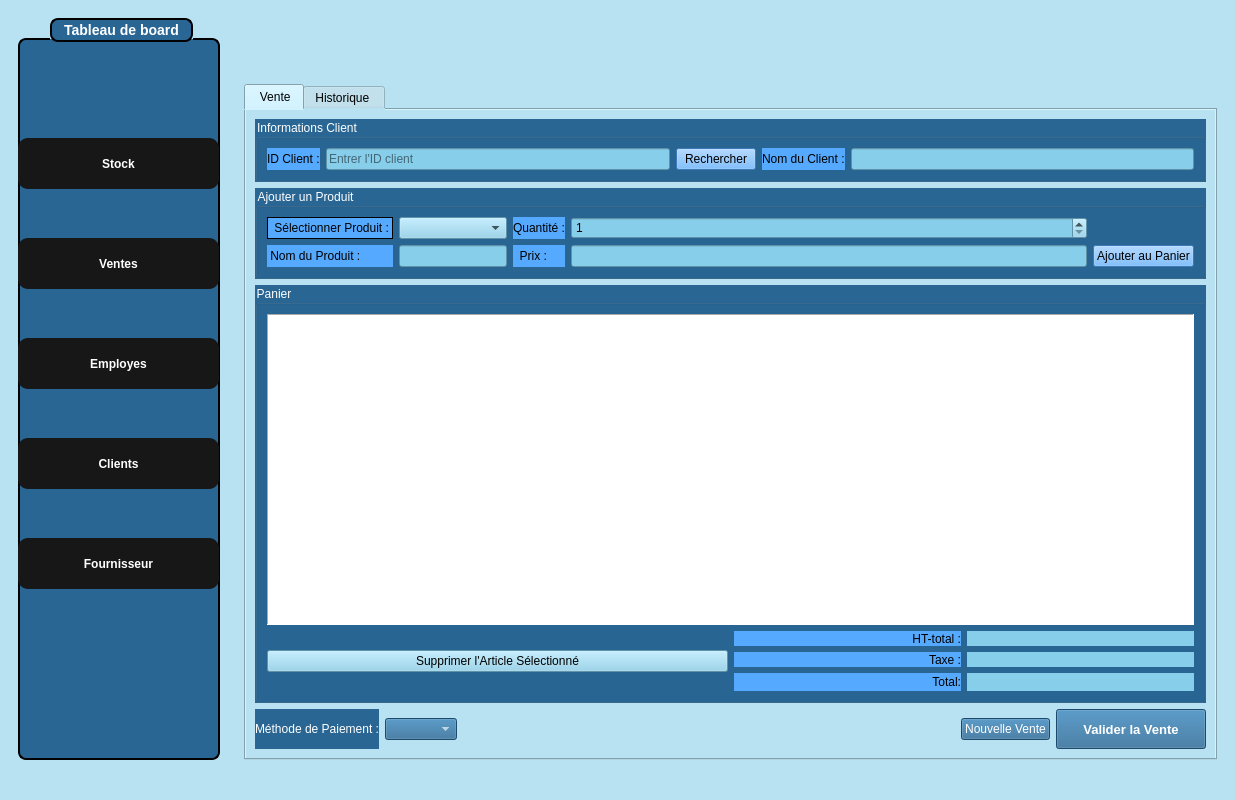
<?xml version="1.0" encoding="UTF-8"?>
<ui version="4.0">
 <class>SalesWindow</class>
 <widget class="QMainWindow" name="SalesWindow">
  <property name="geometry">
   <rect>
    <x>0</x>
    <y>0</y>
    <width>1235</width>
    <height>800</height>
   </rect>
  </property>
  <property name="windowTitle">
   <string>Sales Management - Smart Optical Store</string>
  </property>
  <property name="styleSheet">
   <string notr="true">background-color:#b8e2f2; color: black;</string>
  </property>
  <widget class="QWidget" name="centralwidget">
   <layout class="QHBoxLayout" name="horizontalLayout">
    <item>
     <widget class="QWidget" name="sidebarWidget" native="true">
      <property name="minimumSize">
       <size>
        <width>220</width>
        <height>0</height>
       </size>
      </property>
      <property name="maximumSize">
       <size>
        <width>220</width>
        <height>16777215</height>
       </size>
      </property>
      <layout class="QVBoxLayout" name="verticalLayout">
       <item>
        <widget class="QGroupBox" name="groupBox">
         <property name="styleSheet">
          <string notr="true">QGroupBox {
    background-color: rgb(41, 102, 148);   /* blue background */
    border: 2px solid black;               /* black border, 2px wide */
    border-radius: 8px;                    /* rounded corners */
    margin-top: 20px;                      /* space for the title */
    color: white;                          /* title text color */
    font-weight: bold;
    font-size: 14px;
}

QGroupBox::title {
 border: 2px solid black;               /* black border, 2px wide */
    border-radius: 8px;     
background-color: rgb(41, 102, 148);
    subcontrol-origin: margin;
    subcontrol-position: top center;       /* title centered */
    padding: 2px 10px;
}</string>
         </property>
         <property name="title">
          <string>Tableau de board</string>
         </property>
         <widget class="QPushButton" name="pushButton_4">
          <property name="geometry">
           <rect>
            <x>0</x>
            <y>420</y>
            <width>201</width>
            <height>51</height>
           </rect>
          </property>
          <property name="styleSheet">
           <string notr="true">#pushButton_4 {
    font-family: Arial, Helvetica, sans-serif;
    font-weight: bold;
    color: white;
    background-color: #171717;
    padding: 10px 20px;
    border: none;
    border-radius: 10px;
}

#pushButton_4:hover {
    background-color: #0c66ed; /* hover effect */
}

#pushButton_4:pressed {
    background-color: #094bb0; /* pressed effect */
}</string>
          </property>
          <property name="text">
           <string>Clients</string>
          </property>
         </widget>
         <widget class="QPushButton" name="pushButton">
          <property name="geometry">
           <rect>
            <x>0</x>
            <y>120</y>
            <width>201</width>
            <height>51</height>
           </rect>
          </property>
          <property name="styleSheet">
           <string notr="true">#pushButton{
    font-family: Arial, Helvetica, sans-serif;
    font-weight: bold;
    color: white;
    background-color: #171717;
    padding: 10px 20px;
    border: none;
    border-radius: 10px;
}

#pushButton:hover {
    background-color: #0c66ed; /* hover effect */
}

#pushButton:pressed {
    background-color: #094bb0; /* pressed effect */
}</string>
          </property>
          <property name="text">
           <string>Stock</string>
          </property>
         </widget>
         <widget class="QPushButton" name="pushButton_3">
          <property name="geometry">
           <rect>
            <x>0</x>
            <y>320</y>
            <width>201</width>
            <height>51</height>
           </rect>
          </property>
          <property name="styleSheet">
           <string notr="true">#pushButton_3 {
    font-family: Arial, Helvetica, sans-serif;
    font-weight: bold;
    color: white;
    background-color: #171717;
    padding: 10px 20px;
    border: none;
    border-radius: 10px;
}

#pushButton_3:hover {
    background-color: #0c66ed; /* hover effect */
}

#pushButton_3:pressed {
    background-color: #094bb0; /* pressed effect */
}</string>
          </property>
          <property name="text">
           <string>Employes</string>
          </property>
         </widget>
         <widget class="QPushButton" name="pushButton_2">
          <property name="geometry">
           <rect>
            <x>0</x>
            <y>220</y>
            <width>201</width>
            <height>51</height>
           </rect>
          </property>
          <property name="styleSheet">
           <string notr="true">#pushButton_2 {
    font-family: Arial, Helvetica, sans-serif;
    font-weight: bold;
    color: white;
    background-color: #171717;
    padding: 10px 20px;
    border: none;
    border-radius: 10px;
}

#pushButton_2:hover {
    background-color: #0c66ed; /* hover effect */
}

#pushButton_2:pressed {
    background-color: #094bb0; /* pressed effect */
}</string>
          </property>
          <property name="text">
           <string>Ventes</string>
          </property>
         </widget>
         <widget class="QPushButton" name="pushButton_5">
          <property name="geometry">
           <rect>
            <x>0</x>
            <y>520</y>
            <width>201</width>
            <height>51</height>
           </rect>
          </property>
          <property name="styleSheet">
           <string notr="true">#pushButton_5 {
    font-family: Arial, Helvetica, sans-serif;
    font-weight: bold;
    color: white;
    background-color: #171717;
    padding: 10px 20px;
    border: none;
    border-radius: 10px;
}

#pushButton_5:hover {
    background-color: #0c66ed; /* hover effect */
}

#pushButton_5:pressed {
    background-color: #094bb0; /* pressed effect */
}</string>
          </property>
          <property name="text">
           <string>Fournisseur</string>
          </property>
         </widget>
        </widget>
       </item>
      </layout>
     </widget>
    </item>
    <item>
     <widget class="QWidget" name="contentWidget" native="true">
      <layout class="QVBoxLayout" name="verticalLayout_2">
       <item>
        <layout class="QHBoxLayout" name="headerLayout">
         <item>
          <spacer name="headerSpacer">
           <property name="orientation">
            <enum>Qt::Orientation::Horizontal</enum>
           </property>
           <property name="sizeHint" stdset="0">
            <size>
             <width>40</width>
             <height>20</height>
            </size>
           </property>
          </spacer>
         </item>
         <item>
          <widget class="QLabel" name="topRightLogoLabel">
           <property name="minimumSize">
            <size>
             <width>60</width>
             <height>60</height>
            </size>
           </property>
           <property name="maximumSize">
            <size>
             <width>60</width>
             <height>60</height>
            </size>
           </property>
           <property name="text">
            <string/>
           </property>
           <property name="pixmap">
            <pixmap resource="resources.qrc">:/images/logof.jpg</pixmap>
           </property>
           <property name="scaledContents">
            <bool>true</bool>
           </property>
           <property name="alignment">
            <set>Qt::AlignmentFlag::AlignCenter</set>
           </property>
          </widget>
         </item>
        </layout>
       </item>
       <item>
        <widget class="QTabWidget" name="tabWidget">
         <property name="currentIndex">
          <number>0</number>
         </property>
         <widget class="QWidget" name="newSaleTab">
          <attribute name="title">
           <string> Vente</string>
          </attribute>
          <layout class="QVBoxLayout" name="verticalLayout_3">
           <item>
            <widget class="QGroupBox" name="customerGroupBox">
             <property name="styleSheet">
              <string notr="true">background-color: rgb(41, 102, 148);
color: white;
</string>
             </property>
             <property name="title">
              <string>Informations Client</string>
             </property>
             <layout class="QHBoxLayout" name="horizontalLayout_2">
              <item>
               <widget class="QLabel" name="customerIdLabel">
                <property name="styleSheet">
                 <string notr="true">background-color: #55aaff;
color:black;</string>
                </property>
                <property name="text">
                 <string>ID Client :</string>
                </property>
               </widget>
              </item>
              <item>
               <widget class="QLineEdit" name="customerIdLineEdit">
                <property name="styleSheet">
                 <string notr="true">background-color: #87CEEB; color: black;</string>
                </property>
                <property name="text">
                 <string/>
                </property>
                <property name="placeholderText">
                 <string>Entrer l'ID client</string>
                </property>
               </widget>
              </item>
              <item>
               <widget class="QPushButton" name="customerSearchButton">
                <property name="styleSheet">
                 <string notr="true">background-color: #55aaff;
color:black;</string>
                </property>
                <property name="text">
                 <string>Rechercher</string>
                </property>
               </widget>
              </item>
              <item>
               <widget class="QLabel" name="customerNameLabel">
                <property name="styleSheet">
                 <string notr="true">background-color: #55aaff;
color:black;</string>
                </property>
                <property name="text">
                 <string>Nom du Client :</string>
                </property>
               </widget>
              </item>
              <item>
               <widget class="QLineEdit" name="customerNameLineEdit">
                <property name="enabled">
                 <bool>true</bool>
                </property>
                <property name="styleSheet">
                 <string notr="true">background-color: #87CEEB; color: black;</string>
                </property>
                <property name="readOnly">
                 <bool>false</bool>
                </property>
               </widget>
              </item>
             </layout>
            </widget>
           </item>
           <item>
            <widget class="QGroupBox" name="productGroupBox">
             <property name="styleSheet">
              <string notr="true">background-color: rgb(41, 102, 148);
color: white;</string>
             </property>
             <property name="title">
              <string>Ajouter un Produit</string>
             </property>
             <layout class="QGridLayout" name="gridLayout">
              <item row="0" column="0">
               <widget class="QLabel" name="productIdLabel">
                <property name="styleSheet">
                 <string notr="true">background-color: #55aaff;
color:black;</string>
                </property>
                <property name="frameShape">
                 <enum>QFrame::Shape::Box</enum>
                </property>
                <property name="text">
                 <string> Sélectionner Produit :</string>
                </property>
               </widget>
              </item>
              <item row="0" column="1" colspan="2">
               <widget class="QComboBox" name="productComboBox">
                <property name="styleSheet">
                 <string notr="true">background-color: #87CEEB; color: black;</string>
                </property>
                <property name="editable">
                 <bool>false</bool>
                </property>
               </widget>
              </item>
              <item row="0" column="3">
               <widget class="QLabel" name="quantityLabel">
                <property name="styleSheet">
                 <string notr="true">background-color: #55aaff;
color:black;</string>
                </property>
                <property name="text">
                 <string>Quantité :</string>
                </property>
               </widget>
              </item>
              <item row="0" column="4">
               <widget class="QSpinBox" name="quantitySpinBox">
                <property name="styleSheet">
                 <string notr="true">background-color: #87CEEB; color: black;</string>
                </property>
                <property name="minimum">
                 <number>1</number>
                </property>
                <property name="maximum">
                 <number>999</number>
                </property>
               </widget>
              </item>
              <item row="1" column="0">
               <widget class="QLabel" name="productNameLabel">
                <property name="styleSheet">
                 <string notr="true">background-color: #55aaff;
color:black;</string>
                </property>
                <property name="text">
                 <string> Nom du Produit :</string>
                </property>
               </widget>
              </item>
              <item row="1" column="1" colspan="2">
               <widget class="QLineEdit" name="productNameLineEdit">
                <property name="enabled">
                 <bool>true</bool>
                </property>
                <property name="styleSheet">
                 <string notr="true">background-color: #87CEEB; color: black;</string>
                </property>
                <property name="readOnly">
                 <bool>true</bool>
                </property>
               </widget>
              </item>
              <item row="1" column="3">
               <widget class="QLabel" name="priceLabel">
                <property name="styleSheet">
                 <string notr="true">background-color: #55aaff;
color:black;</string>
                </property>
                <property name="text">
                 <string>  Prix :</string>
                </property>
               </widget>
              </item>
              <item row="1" column="4">
               <widget class="QLineEdit" name="priceLineEdit">
                <property name="enabled">
                 <bool>true</bool>
                </property>
                <property name="styleSheet">
                 <string notr="true">background-color: #87CEEB; color: black;</string>
                </property>
                <property name="readOnly">
                 <bool>true</bool>
                </property>
               </widget>
              </item>
              <item row="1" column="5">
               <widget class="QPushButton" name="addProductButton">
                <property name="styleSheet">
                 <string notr="true">background-color: #55aaff;
color:black;</string>
                </property>
                <property name="text">
                 <string>Ajouter au Panier</string>
                </property>
               </widget>
              </item>
             </layout>
            </widget>
           </item>
           <item>
            <widget class="QGroupBox" name="cartGroupBox">
             <property name="styleSheet">
              <string notr="true">color: white;
background-color: rgb(41, 102, 148);</string>
             </property>
             <property name="title">
              <string>Panier</string>
             </property>
             <layout class="QVBoxLayout" name="verticalLayout_4">
              <item>
               <widget class="QTableView" name="cartTableView">
                <property name="styleSheet">
                 <string notr="true">background-color: rgb(255, 255, 255);
color: black;</string>
                </property>
                <property name="frameShape">
                 <enum>QFrame::Shape::Panel</enum>
                </property>
                <property name="selectionMode">
                 <enum>QAbstractItemView::SelectionMode::SingleSelection</enum>
                </property>
                <property name="selectionBehavior">
                 <enum>QAbstractItemView::SelectionBehavior::SelectRows</enum>
                </property>
               </widget>
              </item>
              <item>
               <layout class="QHBoxLayout" name="horizontalLayout_3">
                <item>
                 <widget class="QPushButton" name="removeProductButton">
                  <property name="styleSheet">
                   <string notr="true">background-color: #87CEEB;
color: black;
</string>
                  </property>
                  <property name="text">
                   <string>Supprimer l'Article Sélectionné</string>
                  </property>
                 </widget>
                </item>
                <item>
                 <layout class="QGridLayout" name="totalsLayout">
                  <item row="0" column="0">
                   <widget class="QLabel" name="label">
                    <property name="styleSheet">
                     <string notr="true">background-color: #55aaff;
color:black;</string>
                    </property>
                    <property name="text">
                     <string>HT-total :</string>
                    </property>
                    <property name="alignment">
                     <set>Qt::AlignmentFlag::AlignRight|Qt::AlignmentFlag::AlignTrailing|Qt::AlignmentFlag::AlignVCenter</set>
                    </property>
                   </widget>
                  </item>
                  <item row="0" column="1">
                   <widget class="QLabel" name="subtotalLabel">
                    <property name="font">
                     <font>
                      <pointsize>10</pointsize>
                      <bold>true</bold>
                     </font>
                    </property>
                    <property name="styleSheet">
                     <string notr="true">background-color: #87CEEB;</string>
                    </property>
                    <property name="text">
                     <string/>
                    </property>
                    <property name="alignment">
                     <set>Qt::AlignmentFlag::AlignRight|Qt::AlignmentFlag::AlignTrailing|Qt::AlignmentFlag::AlignVCenter</set>
                    </property>
                   </widget>
                  </item>
                  <item row="1" column="0">
                   <widget class="QLabel" name="label_2">
                    <property name="styleSheet">
                     <string notr="true">background-color: #55aaff;
color:black;</string>
                    </property>
                    <property name="text">
                     <string>Taxe :</string>
                    </property>
                    <property name="alignment">
                     <set>Qt::AlignmentFlag::AlignRight|Qt::AlignmentFlag::AlignTrailing|Qt::AlignmentFlag::AlignVCenter</set>
                    </property>
                   </widget>
                  </item>
                  <item row="1" column="1">
                   <widget class="QLabel" name="taxLabel">
                    <property name="font">
                     <font>
                      <pointsize>10</pointsize>
                      <bold>true</bold>
                     </font>
                    </property>
                    <property name="styleSheet">
                     <string notr="true">background-color: #87CEEB;</string>
                    </property>
                    <property name="text">
                     <string/>
                    </property>
                    <property name="alignment">
                     <set>Qt::AlignmentFlag::AlignRight|Qt::AlignmentFlag::AlignTrailing|Qt::AlignmentFlag::AlignVCenter</set>
                    </property>
                   </widget>
                  </item>
                  <item row="2" column="0">
                   <widget class="QLabel" name="label_3">
                    <property name="styleSheet">
                     <string notr="true">background-color: #55aaff;
color:black;</string>
                    </property>
                    <property name="text">
                     <string>Total:</string>
                    </property>
                    <property name="alignment">
                     <set>Qt::AlignmentFlag::AlignRight|Qt::AlignmentFlag::AlignTrailing|Qt::AlignmentFlag::AlignVCenter</set>
                    </property>
                   </widget>
                  </item>
                  <item row="2" column="1">
                   <widget class="QLabel" name="totalLabel">
                    <property name="font">
                     <font>
                      <pointsize>12</pointsize>
                      <bold>true</bold>
                     </font>
                    </property>
                    <property name="styleSheet">
                     <string notr="true">background-color: #87CEEB;</string>
                    </property>
                    <property name="text">
                     <string/>
                    </property>
                    <property name="alignment">
                     <set>Qt::AlignmentFlag::AlignRight|Qt::AlignmentFlag::AlignTrailing|Qt::AlignmentFlag::AlignVCenter</set>
                    </property>
                   </widget>
                  </item>
                 </layout>
                </item>
               </layout>
              </item>
             </layout>
            </widget>
           </item>
           <item>
            <layout class="QHBoxLayout" name="horizontalLayout_4">
             <item>
              <widget class="QLabel" name="paymentMethodLabel">
               <property name="styleSheet">
                <string notr="true">background-color:rgb(41, 102, 148);
color: white;</string>
               </property>
               <property name="text">
                <string>Méthode de Paiement :</string>
               </property>
              </widget>
             </item>
             <item>
              <widget class="QComboBox" name="paymentMethodComboBox">
               <property name="styleSheet">
                <string notr="true">background-color: rgb(41, 102, 148);
color: white;</string>
               </property>
              </widget>
             </item>
             <item>
              <spacer name="horizontalSpacer_2">
               <property name="orientation">
                <enum>Qt::Orientation::Horizontal</enum>
               </property>
               <property name="sizeHint" stdset="0">
                <size>
                 <width>40</width>
                 <height>20</height>
                </size>
               </property>
              </spacer>
             </item>
             <item>
              <widget class="QPushButton" name="newSaleButton">
               <property name="styleSheet">
                <string notr="true">color: white;
background-color: rgb(41, 102, 148);</string>
               </property>
               <property name="text">
                <string>Nouvelle Vente</string>
               </property>
              </widget>
             </item>
             <item>
              <widget class="QPushButton" name="saveSaleButton">
               <property name="minimumSize">
                <size>
                 <width>150</width>
                 <height>40</height>
                </size>
               </property>
               <property name="font">
                <font>
                 <pointsize>10</pointsize>
                 <bold>true</bold>
                </font>
               </property>
               <property name="styleSheet">
                <string notr="true">background-color: rgb(41, 102, 148);
color: white;</string>
               </property>
               <property name="text">
                <string>Valider la Vente</string>
               </property>
              </widget>
             </item>
            </layout>
           </item>
          </layout>
         </widget>
         <widget class="QWidget" name="salesHistoryTab">
          <attribute name="title">
           <string>Historique </string>
          </attribute>
          <layout class="QVBoxLayout" name="verticalLayout_5">
           <item>
            <layout class="QHBoxLayout" name="horizontalLayout_5">
             <item>
              <widget class="QLabel" name="searchLabel">
               <property name="styleSheet">
                <string notr="true">background-color: #55aaff;
color:black;</string>
               </property>
               <property name="text">
                <string>Rechercher</string>
               </property>
              </widget>
             </item>
             <item>
              <widget class="QLineEdit" name="searchSalesLineEdit">
               <property name="styleSheet">
                <string notr="true">background-color: #87CEEB; color: black;</string>
               </property>
               <property name="placeholderText">
                <string>Rechercher par ID de vente</string>
               </property>
              </widget>
             </item>
             <item>
              <widget class="QCheckBox" name="dateFilterCheckBox">
               <property name="styleSheet">
                <string notr="true">background-color: #55aaff;
color:black;</string>
               </property>
               <property name="text">
                <string>Filtrer par date</string>
               </property>
              </widget>
             </item>
             <item>
              <widget class="QLabel" name="startDateLabel">
               <property name="styleSheet">
                <string notr="true">background-color: #55aaff;
color:black;</string>
               </property>
               <property name="text">
                <string>Date de :</string>
               </property>
              </widget>
             </item>
             <item>
              <widget class="QDateEdit" name="startDateEdit">
               <property name="enabled">
                <bool>false</bool>
               </property>
               <property name="styleSheet">
                <string notr="true">background-color: #87CEEB; color: black;</string>
               </property>
               <property name="calendarPopup">
                <bool>true</bool>
               </property>
              </widget>
             </item>
             <item>
              <widget class="QLabel" name="endDateLabel">
               <property name="styleSheet">
                <string notr="true">background-color: #55aaff;
color:black;</string>
               </property>
               <property name="text">
                <string>Date a :</string>
               </property>
              </widget>
             </item>
             <item>
              <widget class="QDateEdit" name="endDateEdit">
               <property name="enabled">
                <bool>false</bool>
               </property>
               <property name="styleSheet">
                <string notr="true">background-color: #87CEEB; color: black;</string>
               </property>
               <property name="calendarPopup">
                <bool>true</bool>
               </property>
              </widget>
             </item>
             <item>
              <widget class="QLabel" name="sortLabel">
               <property name="styleSheet">
                <string notr="true">background-color: #55aaff;
color:black;</string>
               </property>
               <property name="text">
                <string>Trier par :</string>
               </property>
              </widget>
             </item>
             <item>
              <widget class="QComboBox" name="sortComboBox">
               <property name="styleSheet">
                <string notr="true">background-color: #87CEEB; color: black;</string>
               </property>
              </widget>
             </item>
             <item>
              <widget class="QPushButton" name="sortButton">
               <property name="styleSheet">
                <string notr="true">background-color: #55aaff; color: black;</string>
               </property>
               <property name="text">
                <string>Trier</string>
               </property>
              </widget>
             </item>
            </layout>
           </item>
           <item>
            <widget class="QTableView" name="salesTableView">
             <property name="styleSheet">
              <string notr="true">background-color: #FFFFFF;
color:black;</string>
             </property>
             <property name="selectionMode">
              <enum>QAbstractItemView::SelectionMode::SingleSelection</enum>
             </property>
             <property name="selectionBehavior">
              <enum>QAbstractItemView::SelectionBehavior::SelectRows</enum>
             </property>
            </widget>
           </item>
           <item>
            <layout class="QHBoxLayout" name="exportButtonLayout">
             <item>
              <spacer name="horizontalSpacer_export">
               <property name="orientation">
                <enum>Qt::Orientation::Horizontal</enum>
               </property>
               <property name="sizeHint" stdset="0">
                <size>
                 <width>40</width>
                 <height>20</height>
                </size>
               </property>
              </spacer>
             </item>
             <item>
              <widget class="QPushButton" name="exportPdfButton">
               <property name="minimumSize">
                <size>
                 <width>200</width>
                 <height>40</height>
                </size>
               </property>
               <property name="font">
                <font>
                 <pointsize>10</pointsize>
                 <bold>true</bold>
                </font>
               </property>
               <property name="styleSheet">
                <string notr="true">background-color: #55aaff;
color: black;</string>
               </property>
               <property name="text">
                <string>Exporter Ventes en PDF</string>
               </property>
              </widget>
             </item>
            </layout>
           </item>
          </layout>
         </widget>
        </widget>
       </item>
      </layout>
     </widget>
    </item>
   </layout>
  </widget>
  <widget class="QStatusBar" name="statusbar"/>
 </widget>
 <resources>
  <include location="resources.qrc"/>
 </resources>
 <connections/>
</ui>
